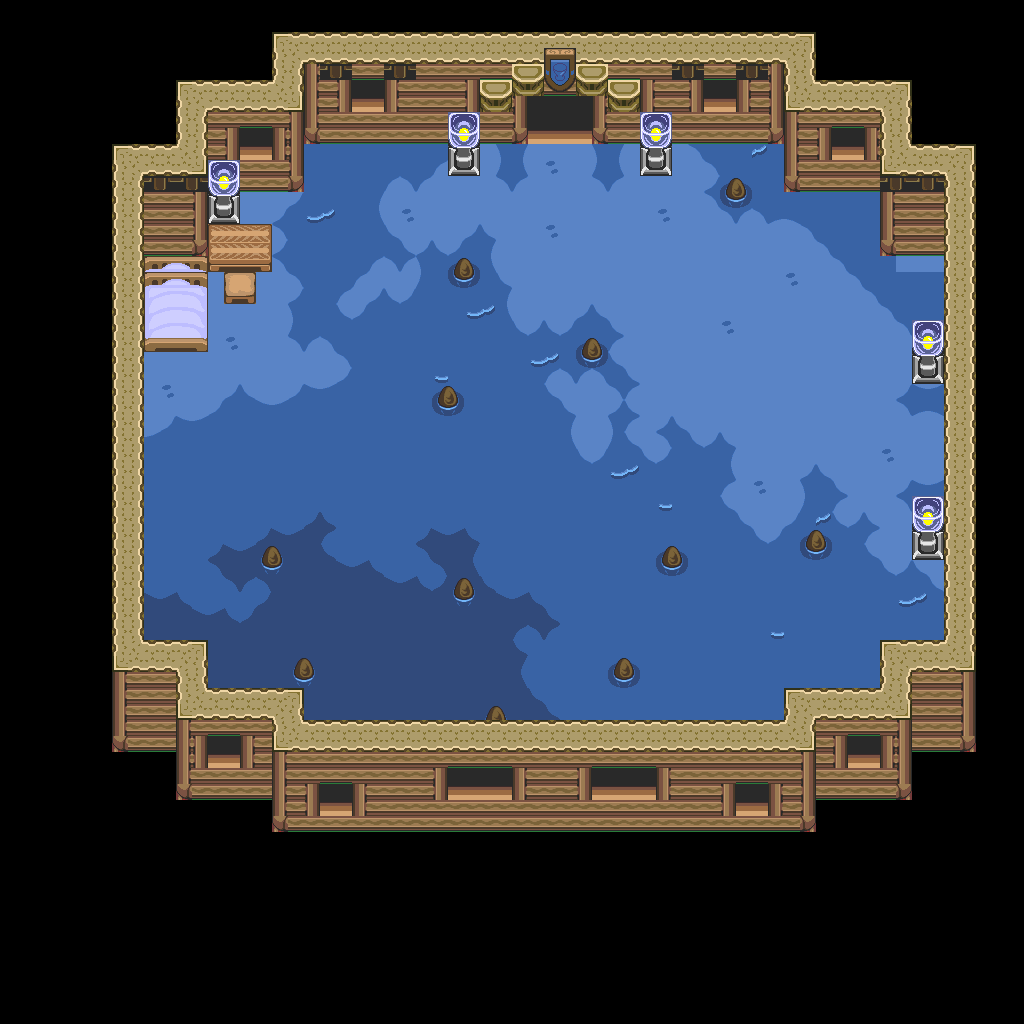

The image is a tile-based game level rendered from a .tmx file. Its description and source (layers, tilesets, objects; grid data summarised) follow:
An orthogonal 64x64 tile map with 16x16 px tiles, 1 tile layer (base), 2 hidden layers not drawn and 29 objects.

<map version="1.10" tiledversion="1.12.1" orientation="orthogonal" renderorder="right-down" width="64" height="64" tilewidth="16" tileheight="16" infinite="0" nextlayerid="4" nextobjectid="30">
 <tileset firstgid="1" source="../classiciphone_pics4.tsx" />
 <layer id="1" name="base" width="64" height="64">
  <data>[4096 cells, 4096 non-empty, 102 distinct tile ids]</data>
 </layer>
 <layer id="2" name="collision" width="64" height="64" visible="0">
  <properties><property name="collision" value="true" /></properties>
  <data>[4096 cells, 2692 non-empty, 1 distinct tile ids]</data>
 </layer>
 <layer id="3" name="water" width="64" height="64" visible="0">
  <properties><property name="terrain" value="water" /></properties>
  <data>[4096 cells, 1344 non-empty, 1 distinct tile ids]</data>
 </layer>
 <objectgroup id="4" name="npcs">
  <object id="1" x="864.0" y="448.0" width="16" height="16">
   <properties>
    <property name="gani" value="light4.png" />
    <property name="script" type="string">-- Auto-converted from GraalScript
-- // NPC made by Bartholomew (SNC)
-- if (created) {
-- setimg light4.png;
self.dontblock = true
end
-- [CLIENT-SIDE — server no-op]
-- if (playerenters) {
-- setcoloreffect 1,1,1,0.25;
-- setzoomeffect 2;
-- drawaslight;
-- }</property>
   </properties>
  </object>
  <object id="2" x="592.0" y="64.0" width="16" height="16">
   <properties>
    <property name="gani" value="light4.png" />
    <property name="script" type="string">-- Auto-converted from GraalScript
-- // NPC made by Bartholomew (SNC)
-- if (created) {
-- setimg light4.png;
self.dontblock = true
end
-- [CLIENT-SIDE — server no-op]
-- if (playerenters) {
-- setcoloreffect 1,1,1,0.25;
-- setzoomeffect 2;
-- drawaslight;
-- }</property>
   </properties>
  </object>
  <object id="3" x="864.0" y="272.0" width="16" height="16">
   <properties>
    <property name="gani" value="light4.png" />
    <property name="script" type="string">-- Auto-converted from GraalScript
-- // NPC made by Bartholomew (SNC)
-- if (created) {
-- setimg light4.png;
self.dontblock = true
end
-- [CLIENT-SIDE — server no-op]
-- if (playerenters) {
-- setcoloreffect 1,1,1,0.25;
-- setzoomeffect 2;
-- drawaslight;
-- }</property>
   </properties>
  </object>
  <object id="4" x="400.0" y="64.0" width="16" height="16">
   <properties>
    <property name="gani" value="light4.png" />
    <property name="script" type="string">-- Auto-converted from GraalScript
-- // NPC made by Bartholomew (SNC)
-- if (created) {
-- setimg light4.png;
self.dontblock = true
end
-- [CLIENT-SIDE — server no-op]
-- if (playerenters) {
-- setcoloreffect 1,1,1,0.25;
-- setzoomeffect 2;
-- drawaslight;
-- }</property>
   </properties>
  </object>
  <object id="5" x="160.0" y="112.0" width="16" height="16">
   <properties>
    <property name="gani" value="light4.png" />
    <property name="script" type="string">-- Auto-converted from GraalScript
-- // NPC made by Bartholomew (SNC)
-- if (created) {
-- setimg light4.png;
self.dontblock = true
end
-- [CLIENT-SIDE — server no-op]
-- if (playerenters) {
-- setcoloreffect 1,1,1,0.25;
-- setzoomeffect 2;
-- drawaslight;
-- }</property>
   </properties>
  </object>
  <object id="6" x="608.0" y="64.0" width="16" height="16">
   <properties>
    <property name="gani" value="pottedplant.png" />
    <property name="script" type="string">-- Auto-converted from GraalScript
</property>
   </properties>
  </object>
  <object id="7" x="480.0" y="64.0" width="16" height="16">
   <properties>
    <property name="gani" value="pottedplant.png" />
    <property name="script" type="string">-- Auto-converted from GraalScript
</property>
   </properties>
  </object>
  <object id="8" x="512.0" y="48.0" width="16" height="16">
   <properties>
    <property name="gani" value="pottedplant.png" />
    <property name="script" type="string">-- Auto-converted from GraalScript
</property>
   </properties>
  </object>
  <object id="9" x="576.0" y="48.0" width="16" height="16">
   <properties>
    <property name="gani" value="pottedplant.png" />
    <property name="script" type="string">-- Auto-converted from GraalScript
</property>
   </properties>
  </object>
  <object id="10" x="448.0" y="768.0" width="16" height="16">
   <properties>
    <property name="gani" value="classic_window.png" />
    <property name="script" type="string">-- Auto-converted from GraalScript
</property>
   </properties>
  </object>
  <object id="11" x="480.0" y="768.0" width="16" height="16">
   <properties>
    <property name="gani" value="classic_window.png" />
    <property name="script" type="string">-- Auto-converted from GraalScript
</property>
   </properties>
  </object>
  <object id="12" x="592.0" y="768.0" width="16" height="16">
   <properties>
    <property name="gani" value="classic_window.png" />
    <property name="script" type="string">-- Auto-converted from GraalScript
</property>
   </properties>
  </object>
  <object id="13" x="624.0" y="768.0" width="16" height="16">
   <properties>
    <property name="gani" value="classic_window.png" />
    <property name="script" type="string">-- Auto-converted from GraalScript
</property>
   </properties>
  </object>
  <object id="14" x="736.0" y="784.0" width="16" height="16">
   <properties>
    <property name="gani" value="classic_window.png" />
    <property name="script" type="string">-- Auto-converted from GraalScript
</property>
   </properties>
  </object>
  <object id="15" x="848.0" y="736.0" width="16" height="16">
   <properties>
    <property name="gani" value="classic_window.png" />
    <property name="script" type="string">-- Auto-converted from GraalScript
</property>
   </properties>
  </object>
  <object id="16" x="320.0" y="784.0" width="16" height="16">
   <properties>
    <property name="gani" value="classic_window.png" />
    <property name="script" type="string">-- Auto-converted from GraalScript
</property>
   </properties>
  </object>
  <object id="17" x="208.0" y="736.0" width="16" height="16">
   <properties>
    <property name="gani" value="classic_window.png" />
    <property name="script" type="string">-- Auto-converted from GraalScript
</property>
   </properties>
  </object>
  <object id="18" x="352.0" y="80.0" width="16" height="16">
   <properties>
    <property name="gani" value="classic_window.png" />
    <property name="script" type="string">-- Auto-converted from GraalScript
</property>
   </properties>
  </object>
  <object id="19" x="704.0" y="80.0" width="16" height="16">
   <properties>
    <property name="gani" value="classic_window.png" />
    <property name="script" type="string">-- Auto-converted from GraalScript
</property>
   </properties>
  </object>
  <object id="20" x="832.0" y="128.0" width="16" height="16">
   <properties>
    <property name="gani" value="classic_window.png" />
    <property name="script" type="string">-- Auto-converted from GraalScript
</property>
   </properties>
  </object>
  <object id="21" x="240.0" y="128.0" width="16" height="16">
   <properties>
    <property name="gani" value="classic_window.png" />
    <property name="script" type="string">-- Auto-converted from GraalScript
</property>
   </properties>
  </object>
  <object id="22" x="880.0" y="192.0" width="16" height="16">
   <properties>
    <property name="gani" value="wateranismall.gif" />
    <property name="script" type="string">-- Auto-converted from GraalScript
-- // NPC made by Tim -Levels- (LAT Captain)
-- if (created) {
end
-- if (playertouchsme) {
end</property>
   </properties>
  </object>
  <object id="23" x="912.0" y="192.0" width="16" height="16">
   <properties>
    <property name="gani" value="wateranismall.gif" />
    <property name="script" type="string">-- Auto-converted from GraalScript
-- // NPC made by Tim -Levels- (LAT Captain)
-- if (created) {
end
-- if (playertouchsme) {
end</property>
   </properties>
  </object>
  </objectgroup>
</map>
<!-- 6 of 29 objects omitted -->
